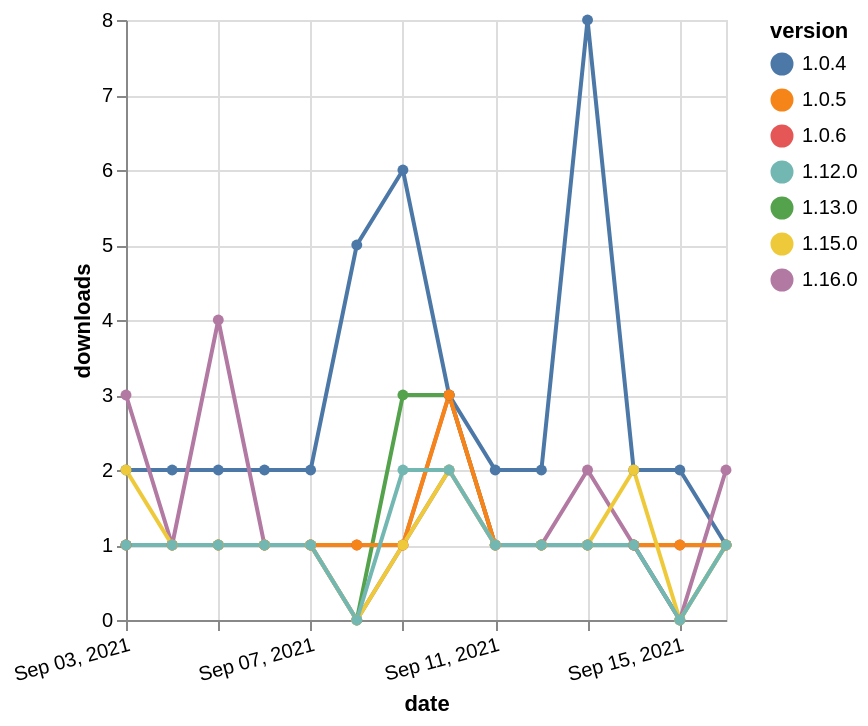

Source (Vega-Lite JSON):
### Vega-Lite specification from a JSON file in a GitHub repository (floating-point values rounded to 4 significant figures)
{"$schema": "https://vega.github.io/schema/vega-lite/v5.json", "description": "A simple bar chart with embedded data.", "data": {"values": [{"date": "2021-09-03", "total": 3706, "delta": 2, "version": "1.0.4"}, {"date": "2021-09-04", "total": 3708, "delta": 2, "version": "1.0.4"}, {"date": "2021-09-05", "total": 3710, "delta": 2, "version": "1.0.4"}, {"date": "2021-09-06", "total": 3712, "delta": 2, "version": "1.0.4"}, {"date": "2021-09-07", "total": 3714, "delta": 2, "version": "1.0.4"}, {"date": "2021-09-08", "total": 3719, "delta": 5, "version": "1.0.4"}, {"date": "2021-09-09", "total": 3725, "delta": 6, "version": "1.0.4"}, {"date": "2021-09-10", "total": 3728, "delta": 3, "version": "1.0.4"}, {"date": "2021-09-11", "total": 3730, "delta": 2, "version": "1.0.4"}, {"date": "2021-09-12", "total": 3732, "delta": 2, "version": "1.0.4"}, {"date": "2021-09-13", "total": 3740, "delta": 8, "version": "1.0.4"}, {"date": "2021-09-14", "total": 3742, "delta": 2, "version": "1.0.4"}, {"date": "2021-09-15", "total": 3744, "delta": 2, "version": "1.0.4"}, {"date": "2021-09-16", "total": 3745, "delta": 1, "version": "1.0.4"}, {"date": "2021-09-03", "total": 250, "delta": 1, "version": "1.13.0"}, {"date": "2021-09-04", "total": 251, "delta": 1, "version": "1.13.0"}, {"date": "2021-09-05", "total": 252, "delta": 1, "version": "1.13.0"}, {"date": "2021-09-06", "total": 253, "delta": 1, "version": "1.13.0"}, {"date": "2021-09-07", "total": 254, "delta": 1, "version": "1.13.0"}, {"date": "2021-09-08", "total": 254, "delta": 0, "version": "1.13.0"}, {"date": "2021-09-09", "total": 257, "delta": 3, "version": "1.13.0"}, {"date": "2021-09-10", "total": 260, "delta": 3, "version": "1.13.0"}, {"date": "2021-09-11", "total": 261, "delta": 1, "version": "1.13.0"}, {"date": "2021-09-12", "total": 262, "delta": 1, "version": "1.13.0"}, {"date": "2021-09-13", "total": 263, "delta": 1, "version": "1.13.0"}, {"date": "2021-09-14", "total": 264, "delta": 1, "version": "1.13.0"}, {"date": "2021-09-15", "total": 264, "delta": 0, "version": "1.13.0"}, {"date": "2021-09-16", "total": 265, "delta": 1, "version": "1.13.0"}, {"date": "2021-09-03", "total": 15, "delta": 3, "version": "1.16.0"}, {"date": "2021-09-04", "total": 16, "delta": 1, "version": "1.16.0"}, {"date": "2021-09-05", "total": 20, "delta": 4, "version": "1.16.0"}, {"date": "2021-09-06", "total": 21, "delta": 1, "version": "1.16.0"}, {"date": "2021-09-07", "total": 22, "delta": 1, "version": "1.16.0"}, {"date": "2021-09-08", "total": 22, "delta": 0, "version": "1.16.0"}, {"date": "2021-09-09", "total": 23, "delta": 1, "version": "1.16.0"}, {"date": "2021-09-10", "total": 25, "delta": 2, "version": "1.16.0"}, {"date": "2021-09-11", "total": 26, "delta": 1, "version": "1.16.0"}, {"date": "2021-09-12", "total": 27, "delta": 1, "version": "1.16.0"}, {"date": "2021-09-13", "total": 29, "delta": 2, "version": "1.16.0"}, {"date": "2021-09-14", "total": 30, "delta": 1, "version": "1.16.0"}, {"date": "2021-09-15", "total": 30, "delta": 0, "version": "1.16.0"}, {"date": "2021-09-16", "total": 32, "delta": 2, "version": "1.16.0"}, {"date": "2021-09-03", "total": 240, "delta": 1, "version": "1.0.6"}, {"date": "2021-09-04", "total": 241, "delta": 1, "version": "1.0.6"}, {"date": "2021-09-05", "total": 242, "delta": 1, "version": "1.0.6"}, {"date": "2021-09-06", "total": 243, "delta": 1, "version": "1.0.6"}, {"date": "2021-09-07", "total": 244, "delta": 1, "version": "1.0.6"}, {"date": "2021-09-08", "total": 245, "delta": 1, "version": "1.0.6"}, {"date": "2021-09-09", "total": 246, "delta": 1, "version": "1.0.6"}, {"date": "2021-09-10", "total": 249, "delta": 3, "version": "1.0.6"}, {"date": "2021-09-11", "total": 250, "delta": 1, "version": "1.0.6"}, {"date": "2021-09-12", "total": 251, "delta": 1, "version": "1.0.6"}, {"date": "2021-09-13", "total": 252, "delta": 1, "version": "1.0.6"}, {"date": "2021-09-14", "total": 253, "delta": 1, "version": "1.0.6"}, {"date": "2021-09-15", "total": 254, "delta": 1, "version": "1.0.6"}, {"date": "2021-09-16", "total": 255, "delta": 1, "version": "1.0.6"}, {"date": "2021-09-03", "total": 246, "delta": 1, "version": "1.0.5"}, {"date": "2021-09-04", "total": 247, "delta": 1, "version": "1.0.5"}, {"date": "2021-09-05", "total": 248, "delta": 1, "version": "1.0.5"}, {"date": "2021-09-06", "total": 249, "delta": 1, "version": "1.0.5"}, {"date": "2021-09-07", "total": 250, "delta": 1, "version": "1.0.5"}, {"date": "2021-09-08", "total": 251, "delta": 1, "version": "1.0.5"}, {"date": "2021-09-09", "total": 252, "delta": 1, "version": "1.0.5"}, {"date": "2021-09-10", "total": 255, "delta": 3, "version": "1.0.5"}, {"date": "2021-09-11", "total": 256, "delta": 1, "version": "1.0.5"}, {"date": "2021-09-12", "total": 257, "delta": 1, "version": "1.0.5"}, {"date": "2021-09-13", "total": 258, "delta": 1, "version": "1.0.5"}, {"date": "2021-09-14", "total": 259, "delta": 1, "version": "1.0.5"}, {"date": "2021-09-15", "total": 260, "delta": 1, "version": "1.0.5"}, {"date": "2021-09-16", "total": 261, "delta": 1, "version": "1.0.5"}, {"date": "2021-09-03", "total": 126, "delta": 2, "version": "1.15.0"}, {"date": "2021-09-04", "total": 127, "delta": 1, "version": "1.15.0"}, {"date": "2021-09-05", "total": 128, "delta": 1, "version": "1.15.0"}, {"date": "2021-09-06", "total": 129, "delta": 1, "version": "1.15.0"}, {"date": "2021-09-07", "total": 130, "delta": 1, "version": "1.15.0"}, {"date": "2021-09-08", "total": 130, "delta": 0, "version": "1.15.0"}, {"date": "2021-09-09", "total": 131, "delta": 1, "version": "1.15.0"}, {"date": "2021-09-10", "total": 133, "delta": 2, "version": "1.15.0"}, {"date": "2021-09-11", "total": 134, "delta": 1, "version": "1.15.0"}, {"date": "2021-09-12", "total": 135, "delta": 1, "version": "1.15.0"}, {"date": "2021-09-13", "total": 136, "delta": 1, "version": "1.15.0"}, {"date": "2021-09-14", "total": 138, "delta": 2, "version": "1.15.0"}, {"date": "2021-09-15", "total": 138, "delta": 0, "version": "1.15.0"}, {"date": "2021-09-16", "total": 139, "delta": 1, "version": "1.15.0"}, {"date": "2021-09-03", "total": 231, "delta": 1, "version": "1.12.0"}, {"date": "2021-09-04", "total": 232, "delta": 1, "version": "1.12.0"}, {"date": "2021-09-05", "total": 233, "delta": 1, "version": "1.12.0"}, {"date": "2021-09-06", "total": 234, "delta": 1, "version": "1.12.0"}, {"date": "2021-09-07", "total": 235, "delta": 1, "version": "1.12.0"}, {"date": "2021-09-08", "total": 235, "delta": 0, "version": "1.12.0"}, {"date": "2021-09-09", "total": 237, "delta": 2, "version": "1.12.0"}, {"date": "2021-09-10", "total": 239, "delta": 2, "version": "1.12.0"}, {"date": "2021-09-11", "total": 240, "delta": 1, "version": "1.12.0"}, {"date": "2021-09-12", "total": 241, "delta": 1, "version": "1.12.0"}, {"date": "2021-09-13", "total": 242, "delta": 1, "version": "1.12.0"}, {"date": "2021-09-14", "total": 243, "delta": 1, "version": "1.12.0"}, {"date": "2021-09-15", "total": 243, "delta": 0, "version": "1.12.0"}, {"date": "2021-09-16", "total": 244, "delta": 1, "version": "1.12.0"}]}, "width": "container", "mark": {"type": "line", "point": {"filled": true}}, "encoding": {"x": {"field": "date", "type": "temporal", "timeUnit": "yearmonthdate", "title": "date", "axis": {"labelAngle": -15}}, "y": {"field": "delta", "type": "quantitative", "title": "downloads"}, "color": {"field": "version", "type": "nominal"}, "tooltip": {"field": "delta"}}}
